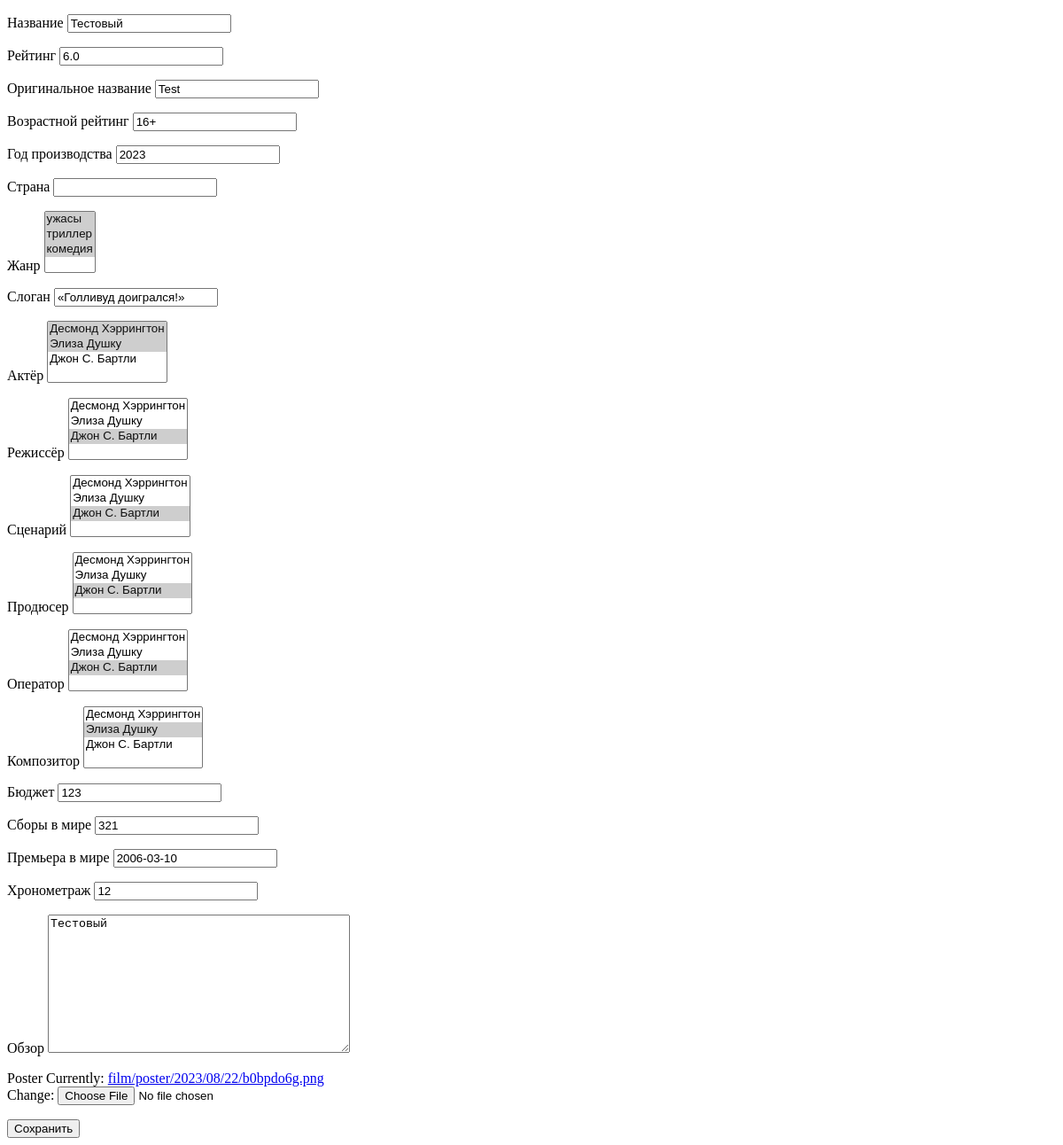
The app's page /film/3/edit, older data.
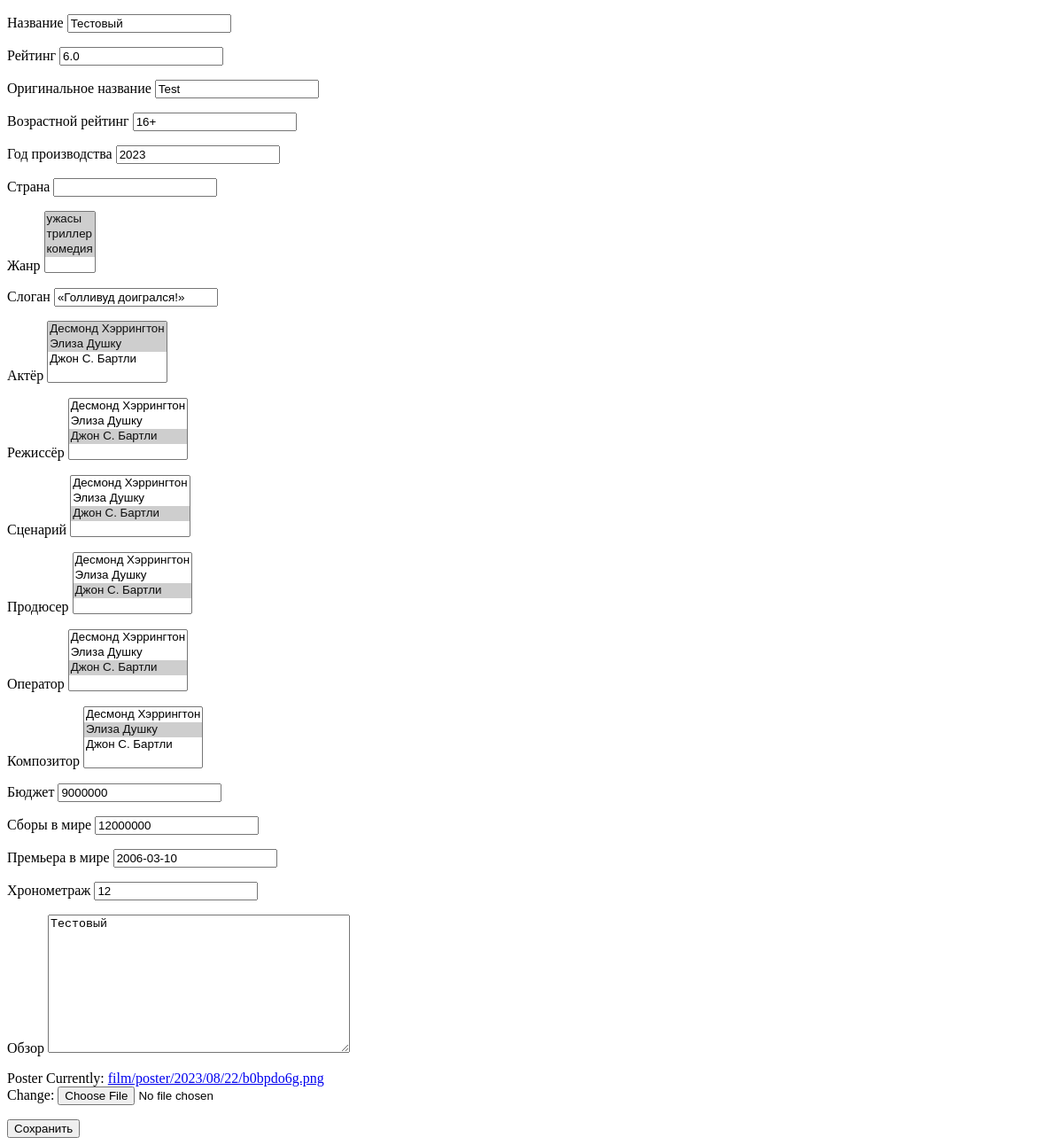
The same page, newer data.
### movies/models.py (models this page shows, shortened)
class Film(models.Model):
    title = models.CharField(max_length=100, verbose_name='Название')
    rating = models.FloatField(default=0.0, verbose_name='Рейтинг')
    orig_title = models.CharField(max_length=100, blank=True, verbose_name='Оригинальное название')
    age_rate = models.CharField(max_length=10, blank=True, verbose_name='Возрастной рейтинг')
    year = models.PositiveSmallIntegerField(null=True, blank=True, verbose_name='Год производства')
    country = models.CharField(max_length=50, blank=True, verbose_name='Страна')
    genre = models.ManyToManyField(Genre, through='FilmGenre', related_name='film_genre', verbose_name='Жанр', blank=True)
    tagline = models.CharField(max_length=100, blank=True, verbose_name='Слоган')
    actor = models.ManyToManyField(Person, blank=True, through='FilmActor', related_name='film_actor', verbose_name='Актёр')
    director = models.ManyToManyField(Person, blank=True, through='FilmDirector', related_name='film_director', verbose_name='Режиссёр')
    writer = models.ManyToManyField(Person, blank=True, through='FilmWriter', related_name='film_writer', verbose_name='Сценарий')
    producer = models.ManyToManyField(Person, blank=True, through='FilmProducer', related_name='film_producer', verbose_name='Продюсер')
    operator = models.ManyToManyField(Person, blank=True, through='FilmOperator', related_name='film_operator', verbose_name='Оператор')
    composer = models.ManyToManyField(Person, blank=True, through='FilmComposer', related_name='film_composer', verbose_name='Композитор')
    budget = models.PositiveSmallIntegerField(null=True, blank=True, verbose_name='Бюджет')
    gross_worldwide = models.PositiveSmallIntegerField(null=True, blank=True, verbose_name='Сборы в мире', default=0)
    world_premiere = models.DateField(null=True,blank=True, verbose_name='Премьера в мире')
    runtime = models.PositiveSmallIntegerField(null=True, blank=True, verbose_name='Хронометраж')
    description = models.TextField(verbose_name='Обзор')
    poster = models.ImageField(upload_to="film/poster/%Y/%m/%d/", null=True, verbose_name='Постер')

### movies/views.py (the view)
# urls.py: path('<int:pk>/edit', (FilmEdit.as_view()), name='film_edit'),
class FilmEdit(UpdateView):
    form_class = FilmForm
    model = Film
    template_name = 'film_edit.html'

### movies/forms.py
class FilmForm(forms.ModelForm):
    poster = forms.ImageField()
    class Meta:
        model = Film
        fields = '__all__'

### movies/models.py (called while the page is built)
    def __str__(self):
        return self.name

    def __str__(self):
        return self.name

### templates/film_edit.html (shortened to what this page needs)
<!DOCTYPE html>
<html lang="en">
{% block content %}
    <div class="edit-form">
     <form class="edit-form"    action="" method="post">
{% for f in form %}
        <p><label class="form-label" for="{{ f.id_for_label }}">{{f.label}} </label>{{ f }}</p>
{% endfor %}
    <input type="submit" value="Сохранить" />
    </form>
    </div>
{% endblock content %}

Row changes from the older to the newer data that the page shows:
changed Film "Тестовый": budget "123" → "9000000"; gross_worldwide "321" → "12000000"
